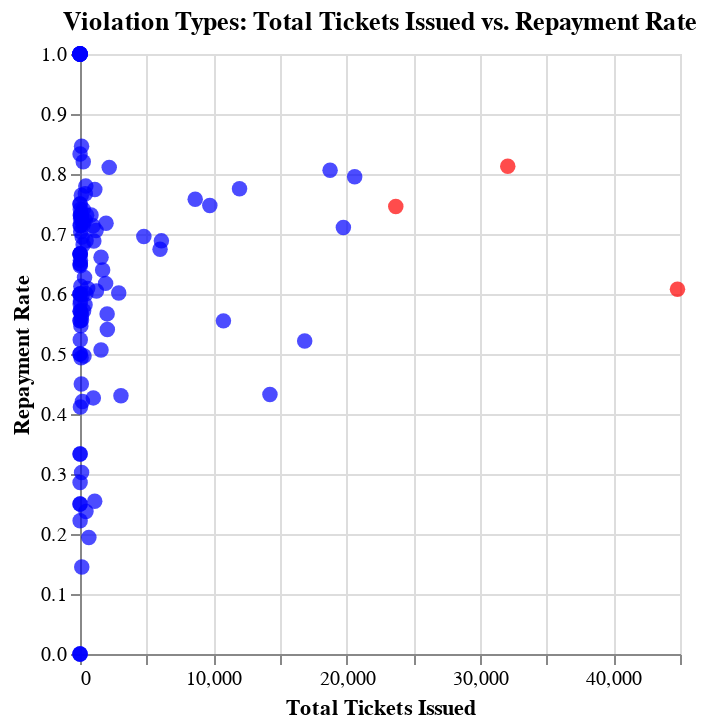

Source (notebook cell):
### Code cell
df['paid'] = df['total_payments'] > 0
violation_stats = df.groupby('violation_code').agg(
    total_tickets=('violation_code', 'size'),
    tickets_paid=('paid', 'sum')
).reset_index()

# Calculate repayment rate for each violation type
violation_stats['repayment_rate'] = violation_stats['tickets_paid'] / violation_stats['total_tickets']

# Step 3: Identify the top 3 violations with high ticket counts and repayment rates
# We can sort by 'total_tickets' and 'repayment_rate' to find the top violations
top_violations = violation_stats.sort_values(by=['total_tickets', 'repayment_rate'], ascending=[False, False]).head(3)

# Step 4: Create a plot to visualize the number of tickets and repayment rate
violation_chart = alt.Chart(violation_stats).mark_circle(size=60).encode(
    x=alt.X('total_tickets:Q', title='Total Tickets Issued'),
    y=alt.Y('repayment_rate:Q', title='Repayment Rate'),
    color=alt.condition(
        alt.FieldOneOfPredicate(field='violation_code', oneOf=top_violations['violation_code'].tolist()),
        alt.value('red'),  # Highlight top 3 violations
        alt.value('blue')  # Other violations
    ),
    tooltip=['violation_code', 'total_tickets', 'repayment_rate']
).properties(
    title='Violation Types: Total Tickets Issued vs. Repayment Rate'
)

# Display the chart
violation_chart.show()

# Display the top 3 recommended violation types for increasing prices
print("Top 3 Violation Types to Increase Prices:")
print(top_violations)

### Figure 1 — Vega-Lite specification as saved in the notebook (floating-point values rounded to 4 significant figures)
{"config": {"view": {"continuousWidth": 300, "continuousHeight": 300}}, "data": {"name": "data-5c2f390b8b9393b0cdc191a29a0a89e9"}, "mark": {"type": "circle", "size": 60}, "encoding": {"color": {"condition": {"test": {"field": "violation_code", "oneOf": ["0976160F", "0964040B", "0964090E"]}, "value": "red"}, "value": "blue"}, "tooltip": [{"field": "violation_code", "type": "nominal"}, {"field": "total_tickets", "type": "quantitative"}, {"field": "repayment_rate", "type": "quantitative"}], "x": {"field": "total_tickets", "title": "Total Tickets Issued", "type": "quantitative"}, "y": {"field": "repayment_rate", "title": "Repayment Rate", "type": "quantitative"}}, "title": "Violation Types: Total Tickets Issued vs. Repayment Rate", "$schema": "https://vega.github.io/schema/vega-lite/v5.20.1.json", "datasets": {"data-5c2f390b8b9393b0cdc191a29a0a89e9": [{"violation_code": "0912060", "total_tickets": 1233, "tickets_paid": 746, "repayment_rate": 0.605}, {"violation_code": "0940060", "total_tickets": 236, "tickets_paid": 161, "repayment_rate": 0.6822}, {"violation_code": "0940080", "total_tickets": 81, "tickets_paid": 40, "repayment_rate": 0.4938}, {"violation_code": "0940170", "total_tickets": 64, "tickets_paid": 35, "repayment_rate": 0.5469}, {"violation_code": "0940220", "total_tickets": 32, "tickets_paid": 21, "repayment_rate": 0.6562}, {"violation_code": "0964020A", "total_tickets": 1111, "tickets_paid": 860, "repayment_rate": 0.7741}, {"violation_code": "0964020B", "total_tickets": 1577, "tickets_paid": 799, "repayment_rate": 0.5067}, {"violation_code": "0964020C", "total_tickets": 14, "tickets_paid": 10, "repayment_rate": 0.7143}, {"violation_code": "0964030B", "total_tickets": 110, "tickets_paid": 80, "repayment_rate": 0.7273}, {"violation_code": "0964040B", "total_tickets": 32082, "tickets_paid": 26085, "repayment_rate": 0.8131}, {"violation_code": "0964041", "total_tickets": 245, "tickets_paid": 201, "repayment_rate": 0.8204}, {"violation_code": "0964041B", "total_tickets": 242, "tickets_paid": 174, "repayment_rate": 0.719}, {"violation_code": "0964050I", "total_tickets": 5, "tickets_paid": 3, "repayment_rate": 0.6}, {"violation_code": "0964050J", "total_tickets": 2034, "tickets_paid": 1153, "repayment_rate": 0.5669}, {"violation_code": "0964050J*", "total_tickets": 5, "tickets_paid": 3, "repayment_rate": 0.6}, {"violation_code": "0964060", "total_tickets": 827, "tickets_paid": 605, "repayment_rate": 0.7316}, {"violation_code": "0964060B", "total_tickets": 12, "tickets_paid": 8, "repayment_rate": 0.6667}, {"violation_code": "0964070", "total_tickets": 164, "tickets_paid": 114, "repayment_rate": 0.6951}, {"violation_code": "0964080A", "total_tickets": 11965, "tickets_paid": 9279, "repayment_rate": 0.7755}, {"violation_code": "0964080B", "total_tickets": 8640, "tickets_paid": 6548, "repayment_rate": 0.7579}, {"violation_code": "0964090E", "total_tickets": 23683, "tickets_paid": 17667, "repayment_rate": 0.746}, {"violation_code": "0964091", "total_tickets": 117, "tickets_paid": 99, "repayment_rate": 0.8462}, {"violation_code": "0964091B", "total_tickets": 3, "tickets_paid": 1, "repayment_rate": 0.3333}, {"violation_code": "0964100A", "total_tickets": 6104, "tickets_paid": 4203, "repayment_rate": 0.6886}, {"violation_code": "0964100B", "total_tickets": 86, "tickets_paid": 49, "repayment_rate": 0.5698}, {"violation_code": "0964100C", "total_tickets": 1579, "tickets_paid": 1044, "repayment_rate": 0.6612}, {"violation_code": "0964100D", "total_tickets": 436, "tickets_paid": 340, "repayment_rate": 0.7798}, {"violation_code": "0964100E", "total_tickets": 42, "tickets_paid": 30, "repayment_rate": 0.7143}, {"violation_code": "0964100F", "total_tickets": 393, "tickets_paid": 284, "repayment_rate": 0.7226}, {"violation_code": "0964100G", "total_tickets": 2191, "tickets_paid": 1777, "repayment_rate": 0.811}, {"violation_code": "0964100H", "total_tickets": 4, "tickets_paid": 1, "repayment_rate": 0.25}, {"violation_code": "0964110A", "total_tickets": 2904, "tickets_paid": 1747, "repayment_rate": 0.6016}, {"violation_code": "0964110B", "total_tickets": 26, "tickets_paid": 19, "repayment_rate": 0.7308}, {"violation_code": "0964110C", "total_tickets": 1953, "tickets_paid": 1402, "repayment_rate": 0.7179}, {"violation_code": "0964110D", "total_tickets": 1036, "tickets_paid": 713, "repayment_rate": 0.6882}, {"violation_code": "0964110E", "total_tickets": 495, "tickets_paid": 362, "repayment_rate": 0.7313}, {"violation_code": "0964110F", "total_tickets": 40, "tickets_paid": 29, "repayment_rate": 0.725}, {"violation_code": "0964110G", "total_tickets": 247, "tickets_paid": 183, "repayment_rate": 0.7409}, {"violation_code": "0964110H", "total_tickets": 17, "tickets_paid": 11, "repayment_rate": 0.6471}, {"violation_code": "0964120A", "total_tickets": 183, "tickets_paid": 77, "repayment_rate": 0.4208}, {"violation_code": "0964120B", "total_tickets": 62, "tickets_paid": 38, "repayment_rate": 0.6129}, {"violation_code": "0964125", "total_tickets": 10758, "tickets_paid": 5973, "repayment_rate": 0.5552}, {"violation_code": "0964125B", "total_tickets": 14246, "tickets_paid": 6160, "repayment_rate": 0.4324}, {"violation_code": "0964125C", "total_tickets": 131, "tickets_paid": 19, "repayment_rate": 0.145}, {"violation_code": "0964125D", "total_tickets": 399, "tickets_paid": 306, "repayment_rate": 0.7669}, {"violation_code": "0964130", "total_tickets": 2050, "tickets_paid": 1109, "repayment_rate": 0.541}, {"violation_code": "0964130A", "total_tickets": 998, "tickets_paid": 426, "repayment_rate": 0.4269}, {"violation_code": "0964130B", "total_tickets": 20, "tickets_paid": 13, "repayment_rate": 0.65}, {"violation_code": "0964140B", "total_tickets": 6004, "tickets_paid": 4051, "repayment_rate": 0.6747}, {"violation_code": "0964150A", "total_tickets": 7, "tickets_paid": 4, "repayment_rate": 0.5714}, {"violation_code": "0964150B", "total_tickets": 19753, "tickets_paid": 14038, "repayment_rate": 0.7107}, {"violation_code": "0964160A", "total_tickets": 1, "tickets_paid": 1, "repayment_rate": 1.0}, {"violation_code": "0964160B", "total_tickets": 1204, "tickets_paid": 850, "repayment_rate": 0.706}, {"violation_code": "0964160C", "total_tickets": 5, "tickets_paid": 3, "repayment_rate": 0.6}, {"violation_code": "0964170A", "total_tickets": 4789, "tickets_paid": 3332, "repayment_rate": 0.6958}, {"violation_code": "0964170B", "total_tickets": 456, "tickets_paid": 314, "repayment_rate": 0.6886}, {"violation_code": "0964170C", "total_tickets": 41, "tickets_paid": 30, "repayment_rate": 0.7317}, {"violation_code": "0964170D", "total_tickets": 302, "tickets_paid": 150, "repayment_rate": 0.4967}, {"violation_code": "0964180A", "total_tickets": 34, "tickets_paid": 20, "repayment_rate": 0.5882}, {"violation_code": "0964190", "total_tickets": 18756, "tickets_paid": 15122, "repayment_rate": 0.8062}, {"violation_code": "0964190A", "total_tickets": 20600, "tickets_paid": 16387, "repayment_rate": 0.7955}, {"violation_code": "0964190B", "total_tickets": 9736, "tickets_paid": 7279, "repayment_rate": 0.7476}, {"violation_code": "0964190C", "total_tickets": 100, "tickets_paid": 45, "repayment_rate": 0.45}, {"violation_code": "0964200B", "total_tickets": 341, "tickets_paid": 214, "repayment_rate": 0.6276}, {"violation_code": "0964210", "total_tickets": 20, "tickets_paid": 13, "repayment_rate": 0.65}, {"violation_code": "0968040I", "total_tickets": 4, "tickets_paid": 3, "repayment_rate": 0.75}, {"violation_code": "0976010A", "total_tickets": 1, "tickets_paid": 1, "repayment_rate": 1.0}, {"violation_code": "0976020A", "total_tickets": 6, "tickets_paid": 5, "repayment_rate": 0.8333}, {"violation_code": "0976020B", "total_tickets": 1, "tickets_paid": 1, "repayment_rate": 1.0}, {"violation_code": "0976020E", "total_tickets": 1, "tickets_paid": 1, "repayment_rate": 1.0}, {"violation_code": "0976040A", "total_tickets": 2, "tickets_paid": 0, "repayment_rate": 0.0}, {"violation_code": "0976040B", "total_tickets": 4, "tickets_paid": 3, "repayment_rate": 0.75}, {"violation_code": "0976050A", "total_tickets": 7, "tickets_paid": 2, "repayment_rate": 0.2857}, {"violation_code": "0976050B", "total_tickets": 443, "tickets_paid": 266, "repayment_rate": 0.6005}, {"violation_code": "0976050C", "total_tickets": 115, "tickets_paid": 64, "repayment_rate": 0.5565}, {"violation_code": "0976050D", "total_tickets": 110, "tickets_paid": 62, "repayment_rate": 0.5636}, {"violation_code": "0976050E", "total_tickets": 4, "tickets_paid": 1, "repayment_rate": 0.25}, {"violation_code": "0976070A", "total_tickets": 3, "tickets_paid": 2, "repayment_rate": 0.6667}, {"violation_code": "0976070C", "total_tickets": 2, "tickets_paid": 2, "repayment_rate": 1.0}, {"violation_code": "0976070D", "total_tickets": 1, "tickets_paid": 1, "repayment_rate": 1.0}, {"violation_code": "0976080", "total_tickets": 9, "tickets_paid": 5, "repayment_rate": 0.5556}, {"violation_code": "0976090B", "total_tickets": 9, "tickets_paid": 6, "repayment_rate": 0.6667}, {"violation_code": "0976090C", "total_tickets": 4, "tickets_paid": 0, "repayment_rate": 0.0}, {"violation_code": "0976100A", "total_tickets": 1, "tickets_paid": 0, "repayment_rate": 0.0}, {"violation_code": "0976110A", "total_tickets": 21, "tickets_paid": 11, "repayment_rate": 0.5238}, {"violation_code": "0976120", "total_tickets": 27, "tickets_paid": 20, "repayment_rate": 0.7407}, {"violation_code": "0976130", "total_tickets": 1, "tickets_paid": 1, "repayment_rate": 1.0}, {"violation_code": "0976140A", "total_tickets": 9, "tickets_paid": 5, "repayment_rate": 0.5556}, {"violation_code": "0976140B", "total_tickets": 12, "tickets_paid": 7, "repayment_rate": 0.5833}, {"violation_code": "0976150B", "total_tickets": 102, "tickets_paid": 78, "repayment_rate": 0.7647}, {"violation_code": "0976160A", "total_tickets": 16853, "tickets_paid": 8792, "repayment_rate": 0.5217}, {"violation_code": "0976160B", "total_tickets": 3072, "tickets_paid": 1322, "repayment_rate": 0.4303}, {"violation_code": "0976160C", "total_tickets": 21, "tickets_paid": 12, "repayment_rate": 0.5714}, {"violation_code": "0976160D", "total_tickets": 1920, "tickets_paid": 1186, "repayment_rate": 0.6177}, {"violation_code": "0976160F", "total_tickets": 44811, "tickets_paid": 27248, "repayment_rate": 0.6081}, {"violation_code": "0976170", "total_tickets": 15, "tickets_paid": 10, "repayment_rate": 0.6667}, {"violation_code": "0976180A", "total_tickets": 981, "tickets_paid": 700, "repayment_rate": 0.7136}, {"violation_code": "0976180B", "total_tickets": 54, "tickets_paid": 38, "repayment_rate": 0.7037}, {"violation_code": "0976190", "total_tickets": 1, "tickets_paid": 1, "repayment_rate": 1.0}, {"violation_code": "0976200A", "total_tickets": 6, "tickets_paid": 3, "repayment_rate": 0.5}, {"violation_code": "0976200B", "total_tickets": 3, "tickets_paid": 3, "repayment_rate": 1.0}, {"violation_code": "0976210A", "total_tickets": 162, "tickets_paid": 97, "repayment_rate": 0.5988}, {"violation_code": "0976210B", "total_tickets": 576, "tickets_paid": 351, "repayment_rate": 0.6094}, {"violation_code": "0976220A", "total_tickets": 271, "tickets_paid": 155, "repayment_rate": 0.572}, {"violation_code": "0976220B", "total_tickets": 1697, "tickets_paid": 1086, "repayment_rate": 0.64}, {"violation_code": "0980080A", "total_tickets": 664, "tickets_paid": 129, "repayment_rate": 0.1943}, {"violation_code": "0980080B", "total_tickets": 34, "tickets_paid": 14, "repayment_rate": 0.4118}, {"violation_code": "0980080C", "total_tickets": 12, "tickets_paid": 4, "repayment_rate": 0.3333}, {"violation_code": "0980095", "total_tickets": 4, "tickets_paid": 2, "repayment_rate": 0.5}, {"violation_code": "0980110A", "total_tickets": 1104, "tickets_paid": 281, "repayment_rate": 0.2545}, {"violation_code": "0980110B", "total_tickets": 446, "tickets_paid": 106, "repayment_rate": 0.2377}, {"violation_code": "0980120A", "total_tickets": 119, "tickets_paid": 36, "repayment_rate": 0.3025}, {"violation_code": "0980120B", "total_tickets": 378, "tickets_paid": 220, "repayment_rate": 0.582}, {"violation_code": "0980130A", "total_tickets": 90, "tickets_paid": 66, "repayment_rate": 0.7333}, {"violation_code": "0980130B", "total_tickets": 225, "tickets_paid": 161, "repayment_rate": 0.7156}, {"violation_code": "0980130C", "total_tickets": 9, "tickets_paid": 2, "repayment_rate": 0.2222}]}}
